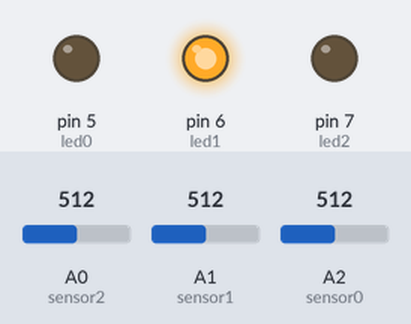
Bench run of a sketch on a simulated Arduino Uno, built with avr-gcc and run on an emulated ATmega328P. Shown: output pins drawn as LEDs (lit = HIGH). The inputs (shaded band) are chosen by the test bench; at power-on: A0 (sensor2) = 512, A1 (sensor1) = 512, A2 (sensor0) = 512. Random numbers use the default seed unless the sketch sets one.

Above: at 0.1 s.
At 3.4 s:
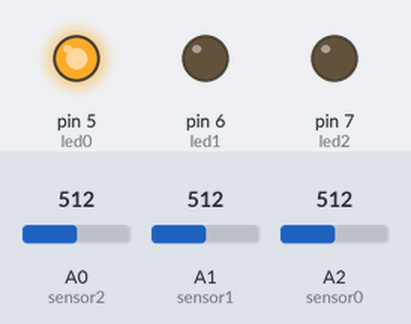
At 8.1 s:
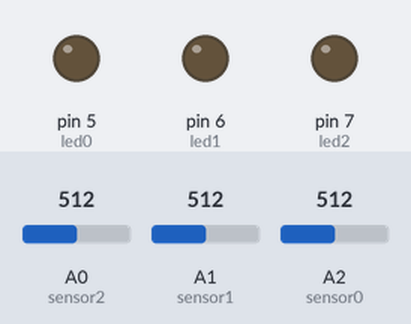
At 40.0 s:
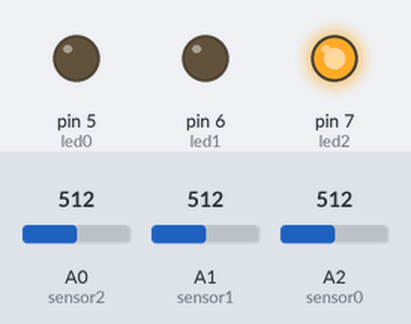
Timing chart, 0 to 40.0 s (numbered marks = the images above):
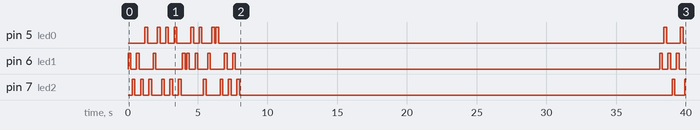

Measured:
- by itself, pin 5 (led0): LOW → HIGH at 1.2 s, → LOW 0.20 s later, → HIGH 0.70 s later, → LOW 0.20 s later, … (20 changes in this stretch)
- by itself, pin 6 (led1): LOW → HIGH at 0.00 s, → LOW 0.20 s later, → HIGH 0.40 s later, → LOW 0.20 s later, … (24 changes in this stretch)
- by itself, pin 7 (led2): LOW → HIGH at 0.30 s, → LOW 0.20 s later, → HIGH 0.40 s later, → LOW 0.20 s later, … (23 changes in this stretch)

The sketch:

jeu.ino
```cpp
int led0 = 5;
int led1 = 6;
int led2 = 7;

int led;
int previousLed = 0;

int sensor0 = 2;
int sensor1 = 1;
int sensor2 = 0;

int value0;
int value1;
int value2;

void setup()
{
  pinMode(led0, OUTPUT);
  pinMode(led1, OUTPUT);
  pinMode(led2, OUTPUT);

  Serial.begin(9600);

}

void loop()
{
  value0 = analogRead(sensor0);
  value1 = analogRead(sensor1);
  value2 = analogRead(sensor2);

  int tirage = random(20, 70);

  for(int i = 0; i<tirage; i++){
    led = random (3);
    if(led==previousLed){
      led=random(3);
    }
    previousLed=led;

    if(led==0){
      digitalWrite(led0,HIGH);
    }
    else if(led==1){
      digitalWrite(led1,HIGH);
    }
    else if(led==2){
      digitalWrite(led2,HIGH);
    }

    delay(200);

    digitalWrite(led0,LOW);
    digitalWrite(led1,LOW);
    digitalWrite(led2,LOW);
    delay(100);
  }

  delay(30000);
}
```
